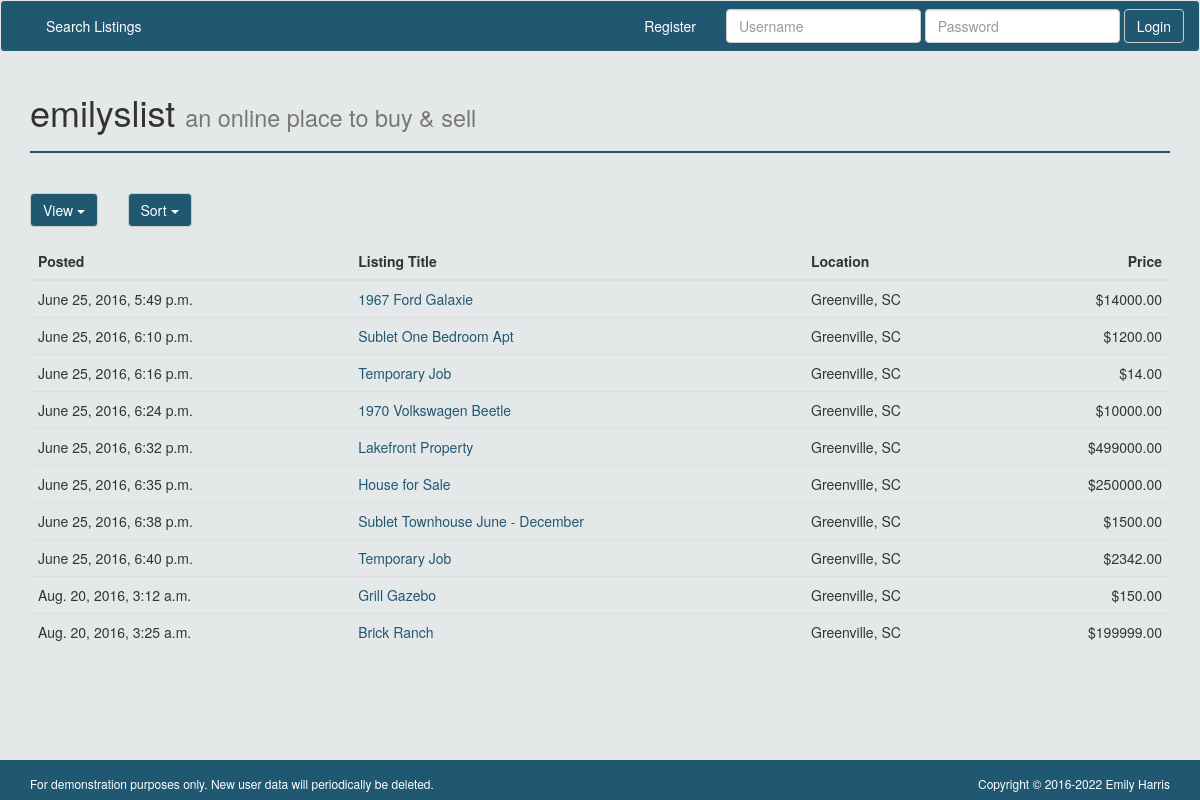
/city_list/1/list/, run on the app's committed database.
### classifieds/models.py (models this page shows, shortened)
class Listing(models.Model):
    user = models.ForeignKey('auth.User', on_delete=models.PROTECT)
    title = models.CharField(max_length=50)
    price = models.DecimalField(decimal_places=2, max_digits=15)
    location = models.ForeignKey(Region, on_delete=models.PROTECT)
    created = models.DateTimeField(auto_now_add=True)
    body = models.TextField()
    photo = models.ImageField(upload_to="item_photos", null=True, blank=True)
    category=models.ForeignKey(Category, on_delete=models.PROTECT)

class Region(models.Model):
    location = models.CharField(max_length=50)
    def __str__(self):
        return self.location

### classifieds/views.py (the view)
# urls.py: url(r'^city_list/(?P<pk>\w+)/list/$', CityListListView.as_view(), name='city_list_list_view'),
class CityListListView(ListView):
    model = Listing
    template_name = 'classifieds/city_list_list.html'
    def get_queryset(self, **kwargs):
        city_id = self.kwargs.get('pk')
        sort = self.request.GET.get('sort')
        if sort:
            return Listing.objects.filter(location=city_id).order_by(sort)
        else:
            return Listing.objects.filter(location=city_id)
    def get_context_data(self, **kwargs):
        context = super().get_context_data(**kwargs)
        context['city_id'] = self.kwargs.get('pk')
        return context

### templates/classifieds/city_list_list.html (shortened to what this page needs)
{% extends "base.html" %}
{% block content %}
<div class="row">
  <div class="col-sm-1 dropdown-button">
    <div class="dropdown">
      <button class="btn btn-default dropdown-toggle" type="button" id="dropdownMenu1" data-toggle="dropdown" aria-haspopup="true" aria-expanded="true">
        View
        <span class="caret"></span>
      </button>
    </div>
    <br><br>
  </div>
  <div class="col-sm-1 dropdown-button">
    <div class="dropdown">
      <button class="btn btn-default dropdown-toggle" type="button" id="dropdownMenu1" data-toggle="dropdown" aria-haspopup="true" aria-expanded="true">
        Sort
        <span class="caret"></span>
      </button>
    </div>
    <br><br>
  </div>
</div>
<div class="table-responsive">
  <table class="table">
  <thead>
      <th>Posted</th>
      <th>Listing Title</th>
      <th>Location</th>
      <th><div class="table-price">Price</div></th>
  </thead>
  {% for object in object_list  %}
  <tr>
      <td>{{object.created}}</td>
      <td><a href="{% url 'listing_detail_view' object.pk %}">{{object.title}}</a></td>
      <td>{{object.location}}</td>
      <td><div class="table-price">${{object.price}}</div></td>
  </tr>
  {% endfor %}
  </table>
</div>
{% endblock %}

### classifieds/static/classifieds/css/main.css (style rules this page uses)
html, body { height: 100%; }
body { background-color: #e5e8e9 }
.btn-default { color: white; background-color: #205872 }
a { color: #205872; }
.dropdown-button { height: 50px; margin-top: 20px; }
.table-price { text-align: right; }

### data on the page
Listing: created "June 25, 2016, 5:49 p.m.", title "1967 Ford Galaxie", location "Greenville, SC", price "14000.00"
Listing: created "June 25, 2016, 6:10 p.m.", title "Sublet One Bedroom Apt", location "Greenville, SC", price "1200.00"
Listing: created "June 25, 2016, 6:16 p.m.", title "Temporary Job", location "Greenville, SC", price "14.00"
Listing: created "June 25, 2016, 6:24 p.m.", title "1970 Volkswagen Beetle", location "Greenville, SC", price "10000.00"
Listing: created "June 25, 2016, 6:32 p.m.", title "Lakefront Property", location "Greenville, SC", price "499000.00"
Listing: created "June 25, 2016, 6:35 p.m.", title "House for Sale", location "Greenville, SC", price "250000.00"
Listing: created "June 25, 2016, 6:38 p.m.", title "Sublet Townhouse June - December", location "Greenville, SC", price "1500.00"
Listing: created "June 25, 2016, 6:40 p.m.", title "Temporary Job", location "Greenville, SC", price "2342.00"
Listing: created "Aug. 20, 2016, 3:12 a.m.", title "Grill Gazebo", location "Greenville, SC", price "150.00"
Listing: created "Aug. 20, 2016, 3:25 a.m.", title "Brick Ranch", location "Greenville, SC", price "199999.00"
